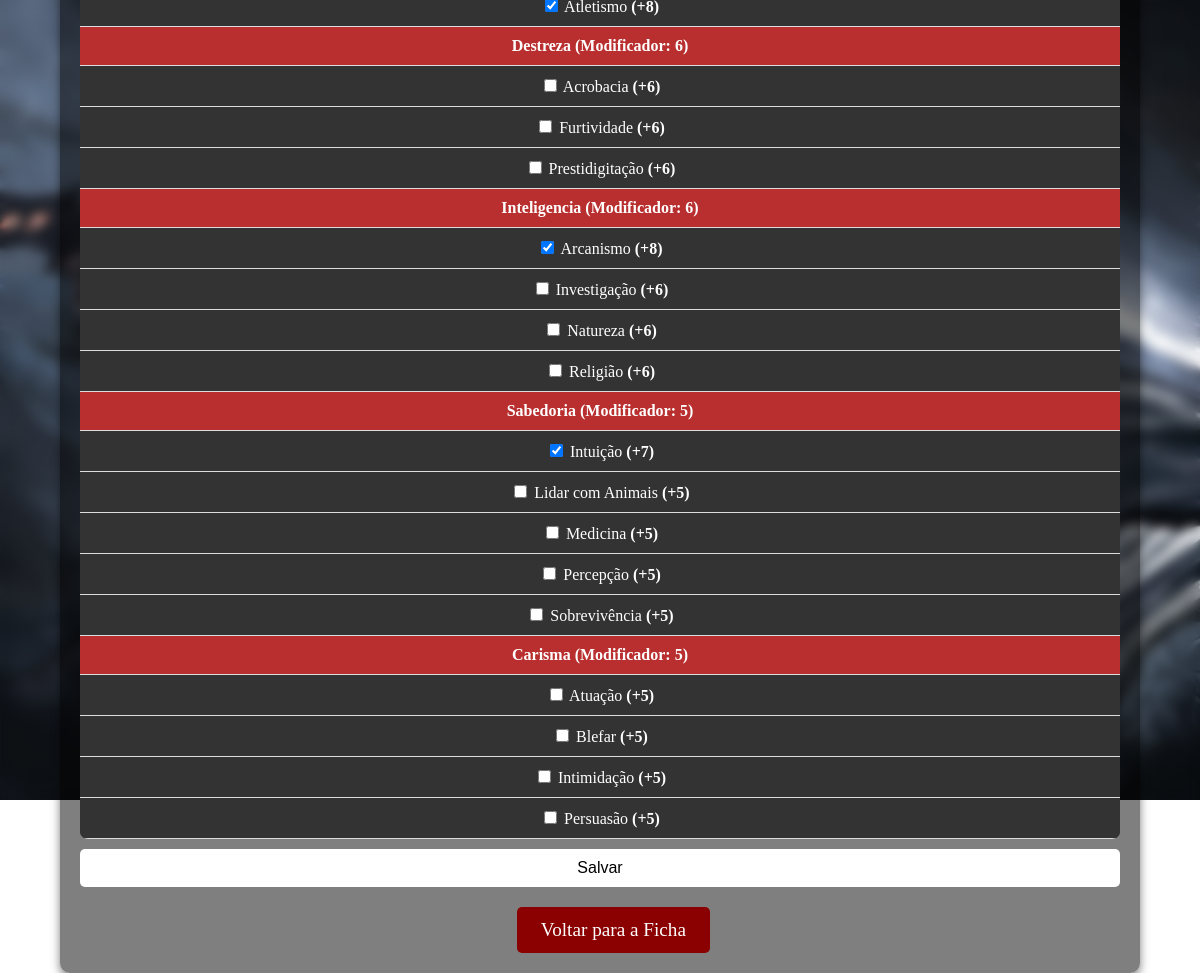
/pericias.php?id=17 (signed in), run on the app's committed database.
### tables this page shows
CREATE TABLE `fichas` (
  `id` int(11) NOT NULL,
  `nome` varchar(100) NOT NULL,
  `classe` varchar(50) DEFAULT NULL,
  `nivel` int(11) DEFAULT NULL,
  `raca` varchar(50) DEFAULT NULL,
  `forca` int(11) DEFAULT NULL,
  `destreza` int(11) DEFAULT NULL,
  `constituicao` int(11) DEFAULT NULL,
  `inteligencia` int(11) DEFAULT NULL,
  `sabedoria` int(11) DEFAULT NULL,
  `carisma` int(11) DEFAULT NULL,
  `usuario_id` int(11) NOT NULL,
  `pericias_treinadas` text DEFAULT NULL
);

### pericias.php (the view, shortened to what this page needs)
<?php
include('conexao.php');
$usuario = $_SESSION['usuario'];
$ficha_id = $_GET['id'];
$query = "SELECT * FROM fichas WHERE id = :ficha_id AND usuario_id = (SELECT id FROM usuarios WHERE usuario = :usuario)";
$stmt = $conn->prepare($query);
$stmt->bindParam(':ficha_id', $ficha_id);
$stmt->bindParam(':usuario', $usuario);
$stmt->execute();
$ficha = $stmt->fetch(PDO::FETCH_ASSOC);
$pericias = [
    'forca' => ['Atletismo'],
    'destreza' => ['Acrobacia', 'Furtividade', 'Prestidigitação'],
    'inteligencia' => ['Arcanismo', 'Investigação', 'Natureza', 'Religião'],
    'sabedoria' => ['Intuição', 'Lidar com Animais', 'Medicina', 'Percepção', 'Sobrevivência'],
    'carisma' => ['Atuação', 'Blefar', 'Intimidação', 'Persuasão']
];
$pericias_treinadas = explode(',', $ficha['pericias_treinadas'] ?? '');
function calcular_modificador($valor) {
    return floor(($valor + 10) / 2);
}
?>
<!DOCTYPE html>
<html lang="pt-br">
<head>
    <link rel="stylesheet" href="pericia.css">
</head>
<body>
    <div class="container">
        <form method="POST">
            <table>
                <?php foreach ($pericias as $atributo => $lista_pericias): ?>
                    <tr>
                        <th colspan="2"><?= ucfirst($atributo); ?> (Modificador: <?= calcular_modificador($ficha[$atributo]); ?>)</th>
                    </tr>
                    <?php foreach ($lista_pericias as $pericia): ?>
                        <?php
                            $modificador = calcular_modificador($ficha[$atributo]);
                            $valor_pericia = in_array($pericia, $pericias_treinadas) ? $modificador + 2 : $modificador;
                            $valor_pericia = ($valor_pericia >= 0) ? "+$valor_pericia" : $valor_pericia;
                            $checked = in_array($pericia, $pericias_treinadas) ? "checked" : "";
                        ?>
                        <tr>
                            <td>
                                <input type="checkbox" name="pericias[]" value="<?= htmlspecialchars($pericia); ?>" <?= $checked; ?>>
                                <?= htmlspecialchars($pericia); ?> <strong>(<?= $valor_pericia; ?>)</strong>
                            </td>
                        </tr>
                    <?php endforeach; ?>
                <?php endforeach; ?>
            </table>
            <button type="submit">Salvar</button>
        </form>
        <a href="fichadnd.php?id=<?= $ficha_id; ?>" class="btn">Voltar para a Ficha</a>
    </div>
</body>
</html>

### pericia.css (style rules this page uses)
body { color: white; font-family: "Berkshire Swash", serif; background-image: url('imagens/fundo.jpg'); backdrop-filter: blur(6px); height: 100vh; background-repeat: no-repeat; background-size: cover; display: flex; justify-content: center; align-items: center; margin: 0; }
.container { width: 90%; max-width: 1200px; padding: 20px; background-color: rgba(0, 0, 0, 0.5); border-radius: 10px; box-shadow: 0 4px 10px rgba(0, 0, 0, 0.5); box-sizing: border-box; animation: fadeIn 0.8s ease-in-out; }
form { display: grid; gap: 10px; }
input, button { padding: 10px; font-size: 16px; border-radius: 5px; border: none; transition: 0.3s ease-in-out; }
input { background-color: #ffffff; color: #000; }
button { background-color: rgb(255, 255, 255); color: black; cursor: pointer; }
table { width: 100%; border-collapse: collapse; margin-top: 20px; background-color: rgba(0, 0, 0, 0.7); border-radius: 8px; overflow: hidden; }
th, td { padding: 10px; text-align: center; border-bottom: 1px solid #ddd; }
th { background-color: #b92f2f; color: #ffffff; }
td { background-color: #333; }
a { color: #ffffff; text-decoration: none; font-size: 16px; transition: color 0.3s ease; }
.btn { display: inline-block; padding: 12px 24px; background-color: #8b0000; color: white; text-decoration: none; border-radius: 5px; position: relative; left: 42%; margin-top: 20px; font-size: larger; text-align: center; transition: background 0.3s ease, transform 0.2s ease; }

### data on the page
fichas: destreza "6", valor_pericia "+6", inteligencia "6", valor_pericia "+8", sabedoria "5", valor_pericia "+7", valor_pericia "+5", carisma "5"

### other printed values
$atributo "Destreza"
$pericia "Acrobacia"
$pericia "Furtividade"
$pericia "Prestidigitação"
$atributo "Inteligencia"
$pericia "Arcanismo"
$pericia "Investigação"
$pericia "Natureza"
$pericia "Religião"
$atributo "Sabedoria"
$pericia "Intuição"
$pericia "Lidar com Animais"
$pericia "Medicina"
$pericia "Percepção"
$pericia "Sobrevivência"
